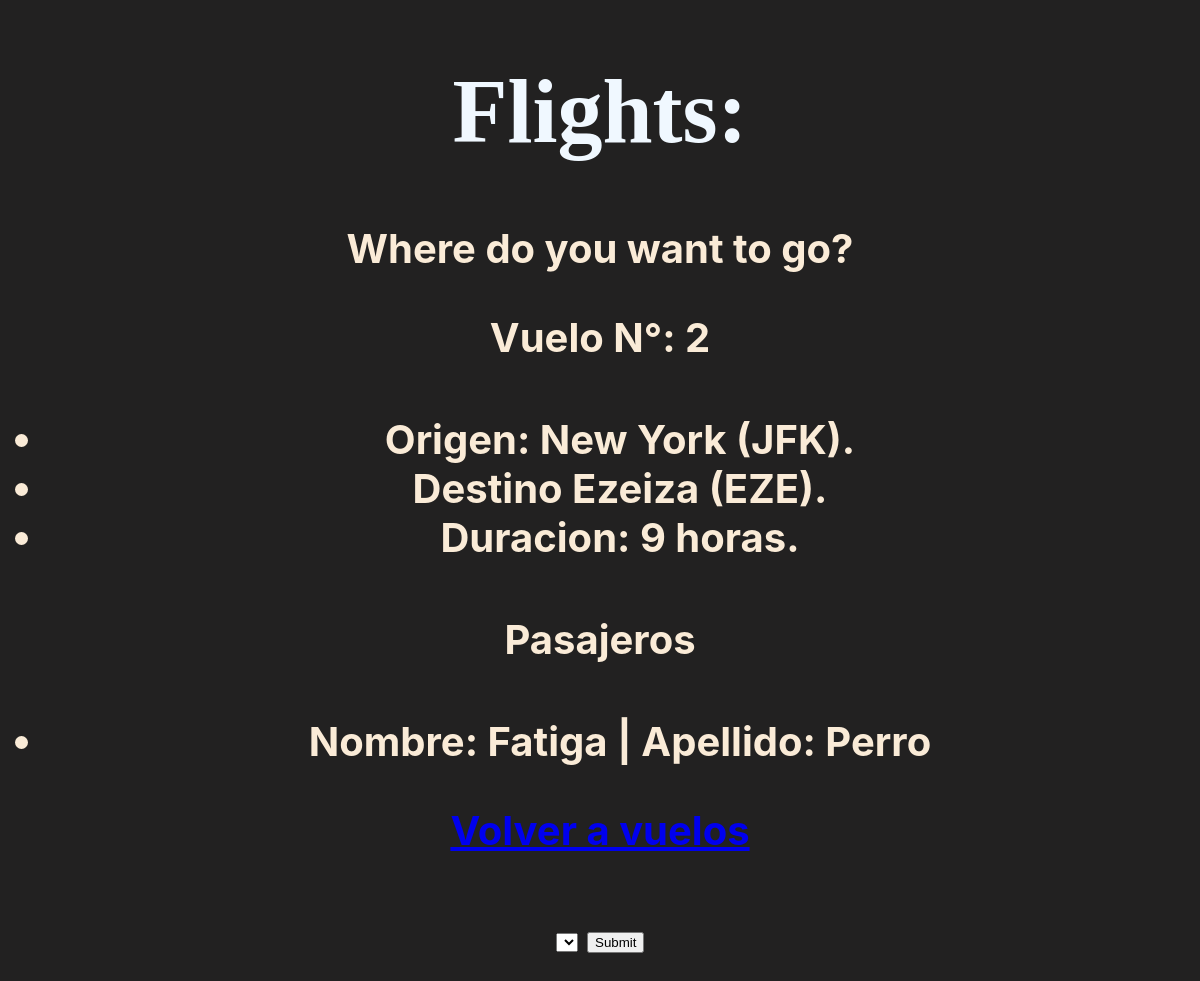
The app's page /Aerolinea/2 with its own data.
### Aerolinea/models.py (models this page shows, shortened)
class Aerolinea(MD):
    origen = models.ForeignKey(Aeropuerto, on_delete=CASCADE, related_name="salidas")
    destino = models.ForeignKey(Aeropuerto, on_delete=CASCADE, related_name="arribos")
    duracion = models.IntegerField()

class Aeropuerto(MD):
    codigo = models.CharField(max_length=3)
    ciudad = models.CharField(max_length=64)
    def __str__(self):
        return (f"{self.ciudad} ({self.codigo})")

class Pasajero(MD):
    nombre = models.CharField(max_length=64)
    apellido = models.CharField(max_length=64)
    vuelos = models.ManyToManyField(Aerolinea, blank=True, related_name="pasajeros")
    def __str__(self):
        return (f"Nombre: {self.nombre} | Apellido: {self.apellido}")

### Aerolinea/views.py (the view)
# urls.py: path("<int:vuelo_id>", views.vuelo, name="vuelo"),
def vuelo(request, vuelo_id):
    unVuelo = Aerolinea.objects.get(id=vuelo_id)
    pasajeros = unVuelo.pasajeros.all()
    noSonPasajeros = Pasajero.objects.exclude(vuelos=unVuelo).all()
    return render(request, "Aerolinea/vuelo.html", {
        "vuelo":unVuelo,
        "pasajeros":pasajeros,
    })

### Aerolinea/templates/Aerolinea/vuelo.html (shortened to what this page needs)
{% extends "Aerolinea/layout.html"%}
{% block body %}
<h1>Flights:</h1>
<h3>Where do you want to go?</h3>
<h3>Vuelo N°: {{vuelo.id}} </h3>
<h4>
    <ul>
        <li>Origen: {{vuelo.origen}}. </li>
        <li>Destino {{vuelo.destino}}. </li>
        <li>Duracion: {{vuelo.duracion}} horas.</li>
    </ul>
</h4>
<h3>Pasajeros</h3>
<h4>
    <ul>
        {% for unPasajero in pasajeros %}
        <li>{{unPasajero}}</li>
        {% empty %}
        <li>No hay pasajeros</li>
        {% endfor %}
    </ul>
    <a href="{% url 'Aerolinea:index' %}">Volver a vuelos</a>
</h4>
<h4>
    <form action="{% url 'Aerolinea:reservar' vuelo.id %}" method="post">
        <select name="pasajero" id="">
        </select>
        <input type="submit">
    </form>
</h4>
    {% endblock body %}

### Aerolinea/static/Aerolinea/style.css (style rules this page uses)
body { background-color: rgb(34, 33, 33); }
h1 { font-family: Georgia, "Times New Roman", Times, serif; font-size: 90px; text-align: center; color: aliceblue; background-color: rgb(34, 33, 33); }
h3 { font-family: -apple-system, BlinkMacSystemFont, 'Segoe UI', Roboto, Oxygen, Ubuntu, Cantarell, 'Open Sans', 'Helvetica Neue', sans-serif; font-size: 40px; text-align: center; color: antiquewhite; }
h2, h4 { font-family: -apple-system, BlinkMacSystemFont, 'Segoe UI', Roboto, Oxygen, Ubuntu, Cantarell, 'Open Sans', 'Helvetica Neue', sans-serif; font-size: 40px; text-align: center; color: antiquewhite; }

### records on screen
Aerolinea: id "2", origen "New York (JFK)", destino "Ezeiza (EZE)", duracion "9"
Pasajero: nombre+apellido "Nombre: Fatiga | Apellido: Perro"
